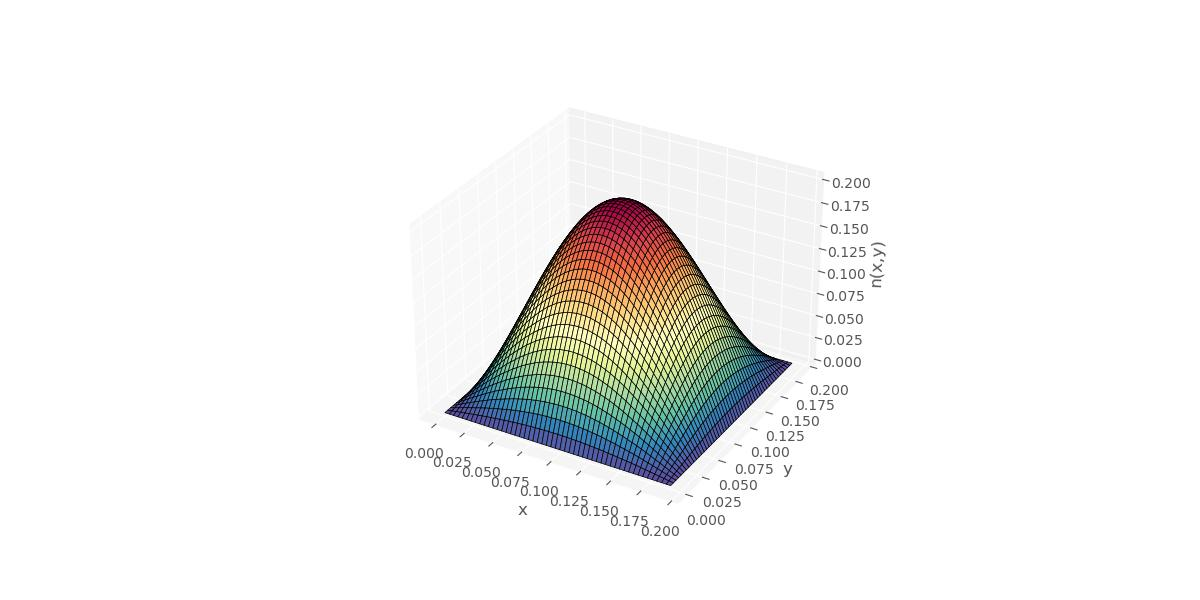

Generate this figure with Python:
# Data manipulation
import pandas as pd
import numpy as np
import scipy as sp
from scipy import integrate

# Data viz
import matplotlib.pyplot as plt
from matplotlib import rcParams
import seaborn as sns
from matplotlib import cm

# Apply some styling
plt.style.use("ggplot")
rcParams['figure.figsize'] = (12, 6)


###############################################################################################################################

par1=[] #Inizialize empty list

#Opens the file containing parameters
f = open("parametersUPu.txt", "r") 
for line in f:
        index = line.split()[-1]  #Goes into new line after getting the value of the index
        param1 = float(index)  #Set the value of the parameter a float
        par1 = np.append(par1,param1) #For every iteration write the new variable
lambda_t, lambda_f, v, tau, nu  = par1  #List of paramerters name
f.close()

eta=v*(nu-1)/lambda_f
mu=lambda_t*v/3

L = np.pi*np.sqrt(3*mu/eta)+0.001  #Above the critical lenght  L_supercritical
print("The critical lenght is ",np.pi*np.sqrt(3*mu/eta) , "m" )
print(" ")

def f_3D(X,Y,Z):  #Initial conditions of f for 3D
    f_ic = (8*X*Y*Z/(L**3))*(1-(X/L))*(1-(Y/L))*(1-(Z/L))
    return f_ic

integrand = lambda X,Y,Z: (8/(L**3))*f_3D(X,Y,Z)*np.sin(p*np.pi*X/L)*np.sin(q*np.pi*Y/L)*np.sin(r*np.pi*Z/L)
#Function f(x) we want to integrate

a_pqrValue=[] #Only the values of the coefficients
a_pqrError=[] #Only the errors of the coefficients

a_qrValue=[] #Only the values of the coefficients at fixed p
a_qrError=[] #Only the errors of the coefficients at fixed p

a_rValue=[] #Only the values of the coefficients at fixed p and q
a_rError=[] #Only the errors of the coefficients at fixed p and q

threshold = 1E-6

#Need to compute a_p coefficients above the threshold


print("The coefficients of a_pqr are:")
#Coefficients a_pqr where p is an int number p starts from 1 with step 2 (p=p+2) because integral is 0 when p is even


coeff = open("coefficients3d", "w+") 
#Write the coefficients in a file


for p in range(1, 13, 2):
    
    for q in range(1, 13, 2):
        
        for r in range(1, 13, 2):
            value, error = integrate.tplquad(integrand, 0, L, 0, L, 0, L) #Compute the integral if it is bigger than the threshold
            if np.abs(value) < threshold:
                break
            a_rValue.append(value)
            #Add the value of the integral to the list
            a_rError.append(error)
            #Add the error of the integral to the list 
            print("a_{},{},{}".format(p,q,r), "=", value,"+-", error)  #Show the results
            coeff.write("a_{},{},{} = {} +- {} \n".format(p, q, r, value, error))

        
    if len(a_rValue) == 0: break
        
    a_qrValue.append(a_rValue)
    a_qrError.append(a_rError)
            
    a_rValue = []
    a_rError = []
    #Reset the two lists  
    
    if len(a_qrValue) == 0: break

    a_pqrValue.append(a_qrValue)
    a_pqrError.append(a_qrError) 
    a_qrValue = []
    a_qrError = []
    #Reset the two lists       
        
coeff.close()


t=2E-7 #Time is fixed at

def n(x, y, z): #Define the neutron density
    n = 0
    for i in range(len(a_pqrValue)):
        P = 2 * i + 1
        for j in range(len(a_pqrValue[i])):
            Q = 2 * j + 1
            for k in range(len(a_pqrValue[i][j])):
                R = 2 * k +1            
                n += a_pqrValue[i][j][k] *np.exp(eta*t -mu*np.pi**2*((P**2)/(L**2) + (Q**2)/(L**2) + (R**2)/(L**2))*t) * \
                    np.sin(P*np.pi*x/L)* np.sin(Q*np.pi*y/L)* np.sin(R*np.pi*z/L)
    return n

Z=L/2 #We fix a particular value of Z
#Plotting the results

X_arr=np.linspace(0, L, 1000)
#Range on x 
Y_arr=np.linspace(0, L, 1000)
#Range on y

X, Y = np.meshgrid(X_arr, Y_arr)

fig = plt.figure()
ax = plt.axes(projection='3d')
ax.plot_surface(X, Y, n(X, Y, Z), cmap =cm.Spectral_r,\
                edgecolor ='black', color = "white")

ax.set_xlabel('x')
ax.set_ylabel('y')
ax.set_zlabel('n(x,y)')

#plt.savefig('3dCartesian.jpeg', facecolor=fig.get_facecolor(), transparent=True)  
plt.show()